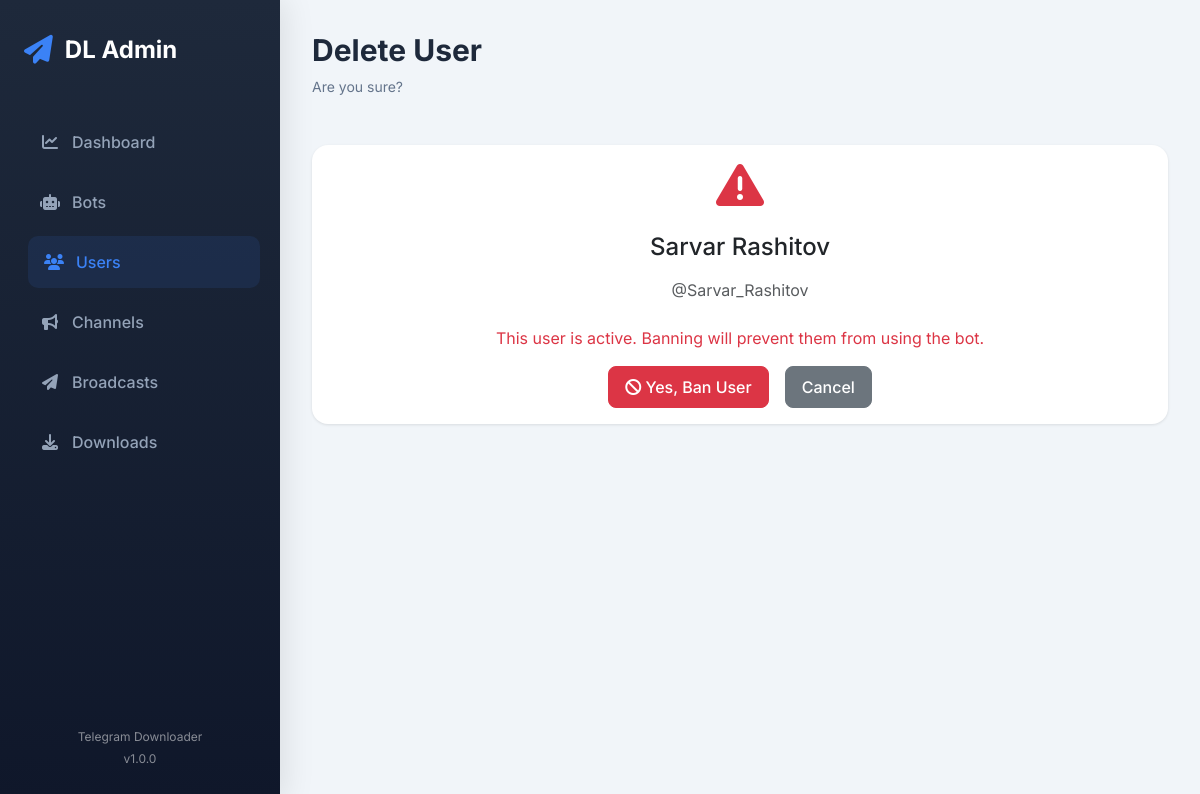
Screenshot of /users/1/toggle/ (signed in) with the database file from the repository.
### users/models.py (models this page shows, shortened)
class BotUser(models.Model):
    telegram_id = models.BigIntegerField(unique=True)
    username = models.CharField(max_length=100, blank=True)
    first_name = models.CharField(max_length=100)
    last_name = models.CharField(max_length=100, blank=True)
    language = models.CharField(max_length=5, default='en', choices=[
        ('en', 'English'),
        ('ru', 'Русский'),
        ('uz', "O'zbek")
    ])
    last_url = models.URLField(blank=True, null=True)  # Oxirgi yuborilgan URL
    is_banned = models.BooleanField(default=False)
    is_subscribed = models.BooleanField(default=False)
    download_count = models.IntegerField(default=0)
    joined_at = models.DateTimeField(auto_now_add=True)
    last_activity = models.DateTimeField(auto_now=True)
    class Meta:
        verbose_name = 'Bot User'
        verbose_name_plural = 'Bot Users'
        ordering = ['-joined_at']

### users/views.py (the view, shortened to what this page needs)
# urls.py: path('<int:pk>/toggle/', views.UserDeleteView.as_view(), name='toggle'),
class UserDeleteView(LoginRequiredMixin, DeleteView):
    model = BotUser
    template_name = 'users/confirm_delete.html'
    success_url = reverse_lazy('users:list')

### templates/users/confirm_delete.html (shortened to what this page needs)
{% extends "base.html" %}
{% block page_title %}Delete User{% endblock %}
{% block page_subtitle %}Are you sure?{% endblock %}
{% block content %}
    <div class="card border-danger">
        <div class="card-body text-center">
            <i class="fas fa-exclamation-triangle fa-3x text-danger mb-4"></i>
            <h4 class="mb-3">{{ object.first_name }} {{ object.last_name|default:'' }}</h4>
            <p class="text-muted">@{{ object.username|default:'No username' }}</p>
            <div class="mt-4">
                {% if object.is_banned %}
                    <p class="mb-3">This user is currently banned. Unbanning will allow them to use the bot again.</p>
                {% else %}
                    <p class="mb-3 text-danger">This user is active. Banning will prevent them from using the bot.</p>
                {% endif %}
            </div>
            <form method="post" class="d-flex justify-content-center gap-3">
                <button type="submit" class="btn {% if object.is_banned %}btn-success{% else %}btn-danger{% endif %}">
                    <i class="fas fa-{% if object.is_banned %}check{% else %}ban{% endif %}"></i>
                    Yes, {% if object.is_banned %}Unban{% else %}Ban{% endif %} User
                </button>
                <a href="{% url 'users:list' %}" class="btn btn-secondary">Cancel</a>
            </form>
        </div>
    </div>
{% endblock %}

### templates/base.html (style rules this page uses)
:root { --sidebar-width: 280px; --primary-color: #4f46e5; --secondary-color: #64748b; --success-color: #10b981; --danger-color: #ef4444; --warning-color: #f59e0b; }
body { font-family: 'Inter', sans-serif; background-color: #f1f5f9; }
.card { border: none; border-radius: 16px; box-shadow: 0 1px 3px rgba(0,0,0,0.1); background: white; }
.btn { border-radius: 8px; font-weight: 500; padding: 0.5rem 1rem; }

### rows the page displays
BotUser: first_name "Sarvar", last_name "Rashitov", username "Sarvar_Rashitov"
